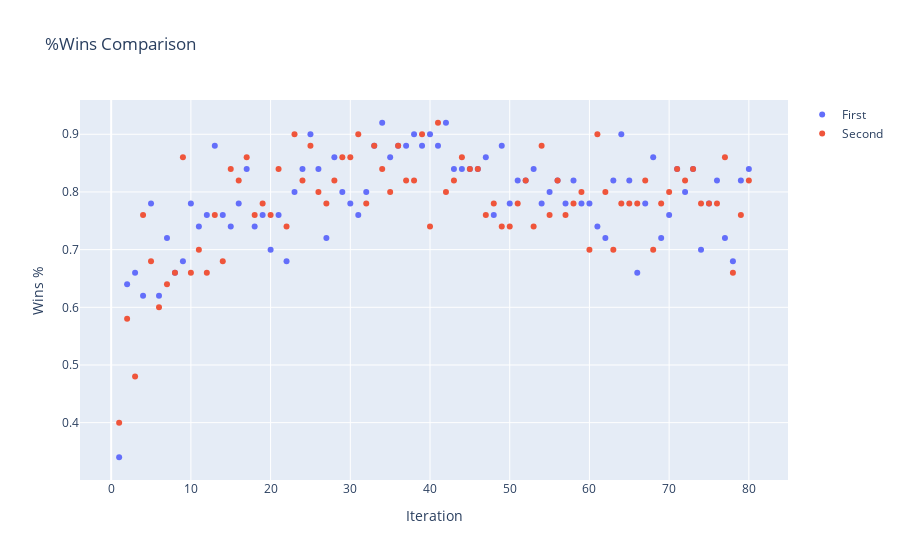

Notebook cell for this chart:
### Markdown cell above
## Comparison between all random training and changing to argmax when eval reaches 85%

### Code cell
plot_wins_comparison(model1, model2)

### Figure 1 — Plotly figure (JSON) as saved in the notebook; plotly's stock layout.template omitted (floating-point values rounded to 4 significant figures)
{"data": [{"mode": "markers", "name": "First", "type": "scatter", "x": [1, 2, 3, 4, 5, 6, 7, 8, 9, 10, 11, 12, 13, 14, 15, 16, 17, 18, 19, 20, 21, 22, 23, 24, 25, 26, 27, 28, 29, 30, 31, 32, 33, 34, 35, 36, 37, 38, 39, 40, 41, 42, 43, 44, 45, 46, 47, 48, 49, 50, 51, 52, 53, 54, 55, 56, 57, 58, 59, 60, 61, 62, 63, 64, 65, 66, 67, 68, 69, 70, 71, 72, 73, 74, 75, 76, 77, 78, 79, 80], "y": [0.34, 0.64, 0.66, 0.62, 0.78, 0.62, 0.72, 0.66, 0.68, 0.78, 0.74, 0.76, 0.88, 0.76, 0.74, 0.78, 0.84, 0.74, 0.76, 0.7, 0.76, 0.68, 0.8, 0.84, 0.9, 0.84, 0.72, 0.86, 0.8, 0.78, 0.76, 0.8, 0.88, 0.92, 0.86, 0.88, 0.88, 0.9, 0.88, 0.9, 0.88, 0.92, 0.84, 0.84, 0.84, 0.84, 0.86, 0.76, 0.88, 0.78, 0.82, 0.82, 0.84, 0.78, 0.8, 0.82, 0.78, 0.82, 0.78, 0.78, 0.74, 0.72, 0.82, 0.9, 0.82, 0.66, 0.78, 0.86, 0.72, 0.76, 0.84, 0.8, 0.84, 0.7, 0.78, 0.82, 0.72, 0.68, 0.82, 0.84]}, {"mode": "markers", "name": "Second", "type": "scatter", "x": [1, 2, 3, 4, 5, 6, 7, 8, 9, 10, 11, 12, 13, 14, 15, 16, 17, 18, 19, 20, 21, 22, 23, 24, 25, 26, 27, 28, 29, 30, 31, 32, 33, 34, 35, 36, 37, 38, 39, 40, 41, 42, 43, 44, 45, 46, 47, 48, 49, 50, 51, 52, 53, 54, 55, 56, 57, 58, 59, 60, 61, 62, 63, 64, 65, 66, 67, 68, 69, 70, 71, 72, 73, 74, 75, 76, 77, 78, 79, 80], "y": [0.4, 0.58, 0.48, 0.76, 0.68, 0.6, 0.64, 0.66, 0.86, 0.66, 0.7, 0.66, 0.76, 0.68, 0.84, 0.82, 0.86, 0.76, 0.78, 0.76, 0.84, 0.74, 0.9, 0.82, 0.88, 0.8, 0.78, 0.82, 0.86, 0.86, 0.9, 0.78, 0.88, 0.84, 0.8, 0.88, 0.82, 0.82, 0.9, 0.74, 0.92, 0.8, 0.82, 0.86, 0.84, 0.84, 0.76, 0.78, 0.74, 0.74, 0.78, 0.82, 0.74, 0.88, 0.76, 0.82, 0.76, 0.78, 0.8, 0.7, 0.9, 0.8, 0.7, 0.78, 0.78, 0.78, 0.82, 0.7, 0.78, 0.8, 0.84, 0.82, 0.84, 0.78, 0.78, 0.78, 0.86, 0.66, 0.76, 0.82]}], "layout": {"coloraxis": {"colorbar": {"dtick": 5, "len": 200, "lenmode": "pixels", "thickness": 50, "thicknessmode": "pixels", "ticks": "outside", "ticksuffix": "%", "title": {"text": "%CR"}, "y": 1, "yanchor": "top"}}, "title": {"text": "%Wins Comparison"}, "xaxis": {"title": {"text": "Iteration"}}, "yaxis": {"title": {"text": "Wins %"}}}}
